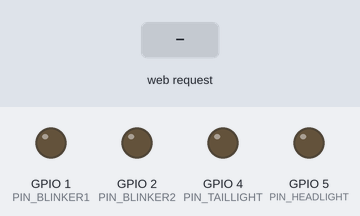
This sketch was run on a simulated ESP32. Shown: output pins drawn as LEDs (lit = HIGH). Dashed ring = blinking. The inputs (shaded band) are chosen by the test bench. WiFi joins after 1.5 s; servers stay silent unless stated; what the sketch prints to the serial monitor is not drawn.

Above: at 2.7 s.
2.8 s: HTTP request GET /blinker1/on received
At 3.1 s:
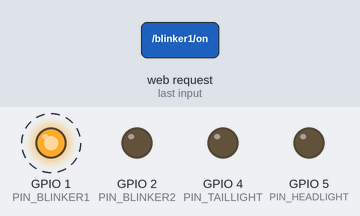
5.8 s: HTTP request GET /blinker2/on received
At 6.2 s:
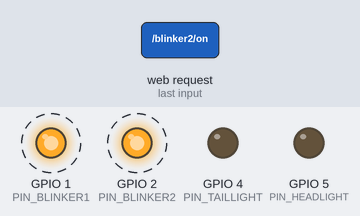
8.8 s: HTTP request GET /blinker1/off received
At 9.2 s:
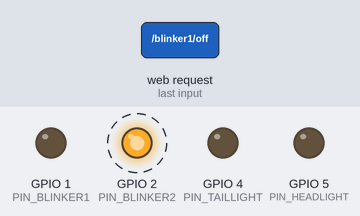
11.8 s: HTTP request GET /headlight/on received
At 12.2 s:
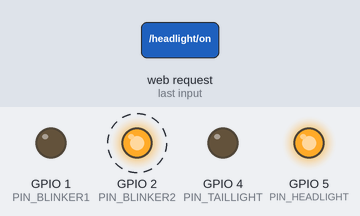
14.8 s: HTTP request GET /taillight/on received
At 15.2 s:
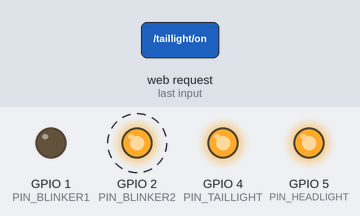
17.8 s: HTTP request GET /headlight/off received
At 18.1 s:
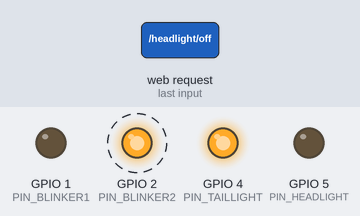
Timing chart, 0 to 21.8 s (numbered marks = the images above; inputs shaded):
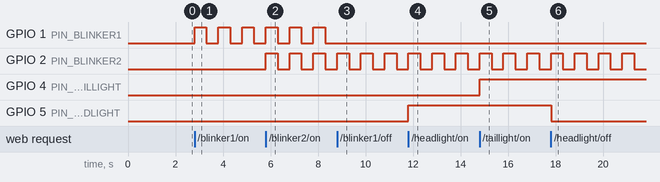

The sketch:

wifi_control_new.ino
```cpp
#include <WiFi.h>
#include <ESPmDNS.h>
#include <WebServer.h>

// Wi-Fi credentials and hostname
typedef const char* LPCSTR;
LPCSTR ssid      = "YOUR_WIFI_SSID";
LPCSTR password  = "YOUR_WIFI_PASSWORD";
LPCSTR hostname  = "akku-tesla";

WebServer server(80);

// HTML page: embedded top-down car controls
const char* htmlPage = R"=====(<!DOCTYPE html>
<html lang="en">
<head>
  <meta charset="UTF-8">
  <meta name="viewport" content="width=device-width, initial-scale=1">
  <title>Akku Tesla Controls</title>
  <!-- Bootstrap Icons -->
  <link href="https://cdn.jsdelivr.net/npm/bootstrap-icons@1.10.5/font/bootstrap-icons.css" rel="stylesheet">
  <style>
    * { box-sizing:border-box; margin:0; padding:0; }
    body { font-family:sans-serif; background:#121212; color:#fff;
      display:flex; justify-content:center; align-items:center; height:100vh; }
    .container { text-align:center; }
    h1 { font-size:1.8rem; margin-bottom:.5rem; }
    .car { position:relative; width:300px; margin:0 auto; }
    .car svg { width:100%; display:block; }
    .btn { position:absolute; width:40px; height:40px;
      background:rgba(58,134,255,.9); border-radius:50%;
      display:flex; justify-content:center; align-items:center;
      cursor:pointer; transition:transform .2s, background .2s; }
    .btn.active { background:#ffc107; transform:scale(1.1); }
    .btn i { font-size:1.2rem; }
    .btn:hover { transform:scale(1.1); }
    .result { margin-top:1rem; font-size:1rem; min-height:1.2em; }
  </style>
</head>
<body>
  <div class="container">
    <h1>🚗 Akku Tesla</h1>
    <div class="car">
      <!-- Car body -->
      <svg viewBox="0 0 200 400" xmlns="http://www.w3.org/2000/svg">
        <path d="M50,120 Q100,60 150,120 L150,280 Q100,340 50,280 Z" fill="#333" stroke="#444" stroke-width="2"/>
        <rect x="70" y="140" width="60" height="80" rx="10" fill="#555"/>
        <rect x="70" y="200" width="60" height="80" rx="10" fill="#555"/>
        <!-- wheels -->
        <circle cx="60" cy="140" r="15" fill="#111"/>
        <circle cx="140" cy="140" r="15" fill="#111"/>
        <circle cx="60" cy="260" r="15" fill="#111"/>
        <circle cx="140" cy="260" r="15" fill="#111"/>
      </svg>
      <!-- Controls -->
      <div class="btn" id="headlight" data-on="/headlight/on" data-off="/headlight/off" style="top:15%; left:50%; transform:translate(-50%,-50%);">
        <i class="bi bi-lightning-fill"></i>
      </div>
      <div class="btn" id="taillight" data-on="/taillight/on" data-off="/taillight/off" style="top:85%; left:50%; transform:translate(-50%,-50%);">
        <i class="bi bi-lightbulb-off-fill"></i>
      </div>
      <div class="btn" id="left-indicator" data-on="/blinker1/on" data-off="/blinker1/off" style="top:50%; left:15%; transform:translate(-50%,-50%);">
        <i class="bi bi-arrow-left-circle-fill"></i>
      </div>
      <div class="btn" id="right-indicator" data-on="/blinker2/on" data-off="/blinker2/off" style="top:50%; left:85%; transform:translate(-50%,-50%);">
        <i class="bi bi-arrow-right-circle-fill"></i>
      </div>
    </div>
    <div class="result" id="result">Awaiting command...</div>
  </div>
  <script>
    document.querySelectorAll('.btn').forEach(btn => {
      let state = false;
      btn.addEventListener('click', () => {
        const path = state ? btn.dataset.off : btn.dataset.on;
        fetch(path)
          .then(res => res.text())
          .then(txt => {
            document.getElementById('result').textContent = txt;
            state = !state;
            btn.classList.toggle('active', state);
          })
          .catch(_ => document.getElementById('result').textContent = "Error");
      });
    });
  </script>
</body>
</html>)=====";

// GPIO pins
const int PIN_BLINKER1  = D0;
const int PIN_BLINKER2  = D1;
const int PIN_HEADLIGHT = D4;
const int PIN_TAILLIGHT = D3;

// State trackers
bool blinker1On = false;
bool blinker2On = false;
bool headlightOn = false;
bool taillightOn = false;

// Request handlers
void handleRoot()              { server.send(200, "text/html", htmlPage); }
void handleBlinker1On()  { blinker1On = true; server.send(200, "text/plain", "Left Indicator ON"); }
void handleBlinker1Off() { blinker1On = false; digitalWrite(PIN_BLINKER1, LOW); server.send(200, "text/plain", "Left Indicator OFF"); }
void handleBlinker2On()  { blinker2On = true; server.send(200, "text/plain", "Right Indicator ON"); }
void handleBlinker2Off() { blinker2On = false; digitalWrite(PIN_BLINKER2, LOW); server.send(200, "text/plain", "Right Indicator OFF"); }
void handleHeadlightOn() { headlightOn = true; digitalWrite(PIN_HEADLIGHT, HIGH); server.send(200, "text/plain", "Headlight ON"); }
void handleHeadlightOff(){ headlightOn = false; digitalWrite(PIN_HEADLIGHT, LOW); server.send(200, "text/plain", "Headlight OFF"); }
void handleTaillightOn() { taillightOn = true; digitalWrite(PIN_TAILLIGHT, HIGH); server.send(200, "text/plain", "Taillight ON"); }
void handleTaillightOff(){ taillightOn = false; digitalWrite(PIN_TAILLIGHT, LOW); server.send(200, "text/plain", "Taillight OFF"); }

void setup() {
  Serial.begin(115200);
  pinMode(PIN_BLINKER1, OUTPUT);
  pinMode(PIN_BLINKER2, OUTPUT);
  pinMode(PIN_HEADLIGHT, OUTPUT);
  pinMode(PIN_TAILLIGHT, OUTPUT);

  // Connect to Wi-Fi
  WiFi.begin(ssid, password);
  Serial.print("Connecting to Wi-Fi");
  while (WiFi.status() != WL_CONNECTED) {
    delay(500); Serial.print('.');
  }
  Serial.println("\nConnected, IP: " + WiFi.localIP().toString());

  // mDNS
  WiFi.setHostname(hostname);
  if (!MDNS.begin(hostname)) {
    Serial.println("mDNS init failed");
    while (true) delay(1000);
  }
  MDNS.addService("http", "tcp", 80);

  // Routes
  server.on("/",              handleRoot);
  server.on("/blinker1/on",   handleBlinker1On);
  server.on("/blinker1/off",  handleBlinker1Off);
  server.on("/blinker2/on",   handleBlinker2On);
  server.on("/blinker2/off",  handleBlinker2Off);
  server.on("/headlight/on",  handleHeadlightOn);
  server.on("/headlight/off", handleHeadlightOff);
  server.on("/taillight/on",  handleTaillightOn);
  server.on("/taillight/off", handleTaillightOff);
  server.begin();
  Serial.println("HTTP server started");
}

void loop() {
  server.handleClient();
  // Blink logic
  if (blinker1On || blinker2On) {
    if (blinker1On) digitalWrite(PIN_BLINKER1, HIGH);
    if (blinker2On) digitalWrite(PIN_BLINKER2, HIGH);
    delay(500);
    if (blinker1On) digitalWrite(PIN_BLINKER1, LOW);
    if (blinker2On) digitalWrite(PIN_BLINKER2, LOW);
    delay(500);
  }
}
```

Measured:
- after the input at 2.8 s, GPIO 1 (PIN_BLINKER1): alternates HIGH for 0.50 s and LOW for 0.50 s, starting at once
- after the input at 5.8 s, GPIO 2 (PIN_BLINKER2): alternates HIGH for 0.50 s and LOW for 0.50 s, starting at once
- after the input at 8.8 s, GPIO 1 (PIN_BLINKER1): stops changing and stays LOW
- after the input at 11.8 s, GPIO 5 (PIN_HEADLIGHT): LOW → HIGH at once
- after the input at 14.8 s, GPIO 4 (PIN_TAILLIGHT): LOW → HIGH at once
- after the input at 17.8 s, GPIO 5 (PIN_HEADLIGHT): HIGH → LOW at once
